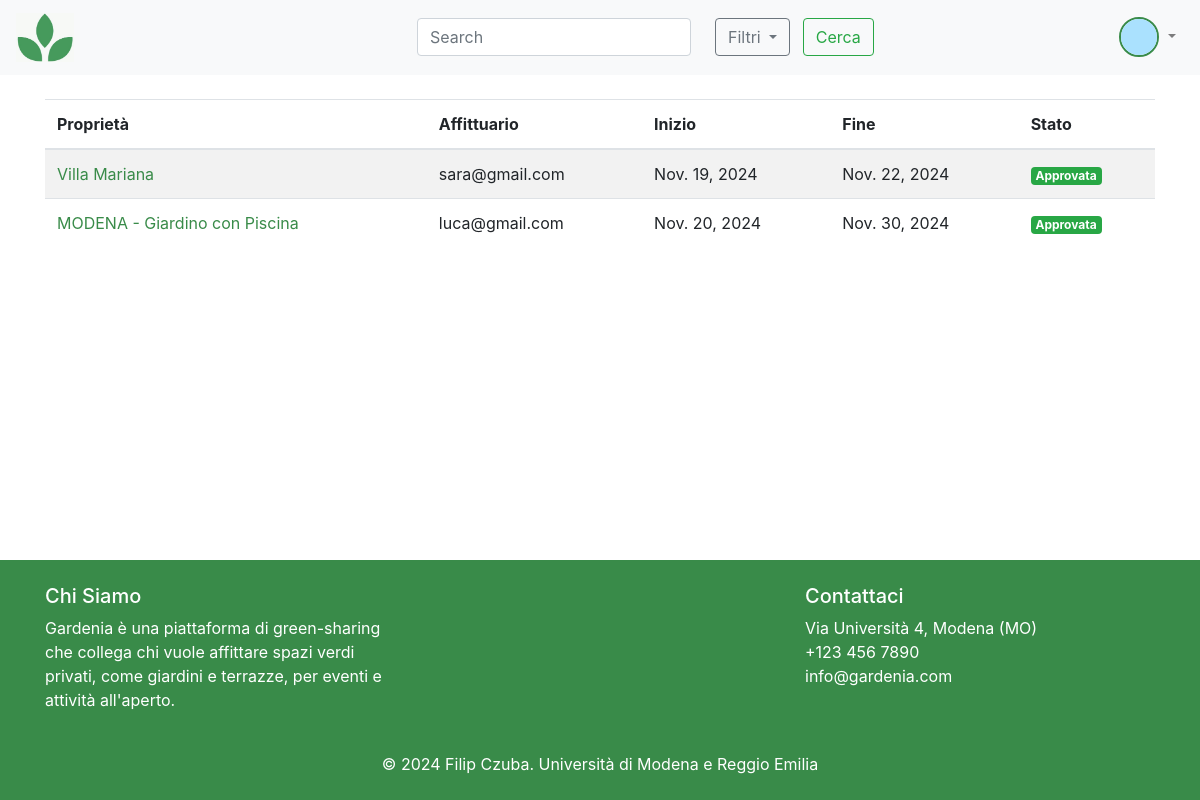
/landlord/rent-requests/ (signed in), run on the app's committed database.
### accounts/models.py (models this page shows, shortened)
class CustomUser(AbstractUser):
    USER_TYPE_CHOICES = [
        ('landlord', 'Landlord'),
        ('renter', 'Renter'),
    ]
    username = None
    name = models.CharField(max_length=30, blank=True)
    surname = models.CharField(max_length=30, blank=True)
    user_type = models.CharField(max_length=10, choices=USER_TYPE_CHOICES, default='renter')
    address = models.CharField(max_length=255, blank=True)
    description = models.CharField(max_length=400, null=True, blank=True)
    phone_number = models.CharField(max_length=20, blank=True)
    profile_picture = models.ImageField(upload_to=user_profile_directory_path, default='assets/default_user.png')
    email = models.EmailField(unique=True)
    objects = CustomUserManager()
    EMAIL_FIELD = 'email'
    USERNAME_FIELD = 'email'
    REQUIRED_FIELDS = ['name', 'surname', 'user_type']  # Fields required during user creation
    groups = models.ManyToManyField(
        'auth.Group',
        related_name='customuser_set',
        blank=True,
        help_text='The groups this user belongs to.',
        verbose_name='groups'
    )
    user_permissions = models.ManyToManyField(
        'auth.Permission',
        related_name='customuser_set',
        blank=True,
        help_text='Specific permissions for this user.',
        verbose_name='user permissions'
    )

### posts/models.py (models this page shows, shortened)
class RentRequest(models.Model):
    STATUS_CHOICES = [
        ('pending', 'Pending'),
        ('approved', 'Approved'),
        ('rejected', 'Rejected'),
    ]
    post = models.ForeignKey(Post, on_delete=models.CASCADE, related_name='rent_requests')
    renter = models.ForeignKey(settings.AUTH_USER_MODEL, on_delete=models.CASCADE)
    start_date = models.DateField()
    end_date = models.DateField()
    status = models.CharField(max_length=10, choices=STATUS_CHOICES, default='pending')

class Post(models.Model):
    title = models.CharField(max_length=100)
    description = models.TextField()
    address = models.CharField(max_length=255)
    landlord = models.ForeignKey(settings.AUTH_USER_MODEL, on_delete=models.CASCADE)
    wifi = models.BooleanField(default=False)
    bathroom = models.BooleanField(default=False)
    bbq = models.BooleanField(default=False)
    pool = models.BooleanField(default=False)
    kid_friendly = models.BooleanField(default=False)
    parking = models.BooleanField(default=False)
    electricity = models.BooleanField(default=False)
    max_people = models.PositiveIntegerField(default=20)  # Default 20
    price_per_person = models.DecimalField(max_digits=10, decimal_places=2, null=False,default=100)
    image = models.ImageField(upload_to='posts/', default='assets/logo_greyscale.png')
    created_at = models.DateTimeField(auto_now_add=True)
    updated_at = models.DateTimeField(auto_now=True)

### posts/views.py (the view)
# urls.py: path('landlord/rent-requests/', LandlordRentRequestsView.as_view(), name='landlord_rent_requests'),
class LandlordRentRequestsView(LoginRequiredMixin, UserPassesTestMixin, ListView):
    model = RentRequest
    template_name = 'posts/landlord_rent_requests.html'
    context_object_name = 'rent_requests'
    def get_queryset(self):
        return RentRequest.objects.filter(post__landlord=self.request.user)
    def test_func(self):
        return self.request.user.user_type == 'landlord'

### posts/templates/posts/landlord_rent_requests.html (shortened to what this page needs)
{% extends 'basebs.html' %}
{% block content %}
    <div class="container mt-4">
        {% if rent_requests %}
            <table class="table table-striped">
                <thead>
                    <tr>
                        <th>Proprietà</th>
                        <th>Affittuario</th>
                        <th>Inizio</th>
                        <th>Fine</th>
                        <th>Stato</th>
                    </tr>
                </thead>
                <tbody>
                    {% for request in rent_requests %}
                        <tr>
                            <td><a href={% url 'post_detail' request.post.pk%} style="color: #398b49;">{{ request.post.title }}</a></td>
                            <td>{{ request.renter.email }}</td>
                            <td>{{ request.start_date }}</td>
                            <td>{{ request.end_date }}</td>
                            <td>
                                {% if request.status == 'pending' %}
                                    <a href="{% url 'approve_rent_request' request.pk %}" class="btn btn-success btn-sm">Accetta</a>
                                    <a href="{% url 'reject_rent_request' request.pk %}" class="btn btn-danger btn-sm">Rifiuta</a>
                                {% else %}
                                   {% if request.status == 'pending' %}
                                    <span class="badge badge-warning">In attesa</span>
                                {% elif request.status == 'approved' %}
                                    <span class="badge badge-success">Approvata</span>
                                {% elif request.status == 'rejected' %}
                                    <span class="badge badge-danger">Rifiutata</span>
                                {% endif %}
                                {% endif %}
                            </td>
                        </tr>
                    {% endfor %}
                </tbody>
            </table>
        {% else %}
            <p>Non è ancora presente alcuna richiesta!</p>
        {% endif %}
    </div>
{% endblock %}

### templates/basebs.html (shortened to what this page needs)
<!DOCTYPE html>
<html lang="en">
<head>
    {% block head %}
        <link rel="stylesheet" href="https://cdn.jsdelivr.net/npm/bootstrap@4.6.1/dist/css/bootstrap.min.css">
    {% endblock %}
    {% load crispy_forms_tags %}
    {% load static %}
</head>
<body>
<header class="top-bar">
    <nav class="navbar navbar-expand-lg navbar-light bg-light">
        <a class="navbar-brand" href="{% url 'home' %}">
            <img src="{% static 'assets/logo.png' %}" alt="logo" style="width: 15%; height: auto;">
        </a>
        <form class="form-inline my-2 my-lg-0" method="GET" action="{% url 'home' %}">
            <input class="form-control mr-sm-2" type="search" name="q" placeholder="Search" aria-label="Search" value="{{ request.GET.q }}">
            <div class="dropdown ml-3">
                <button class="btn btn-outline-secondary dropdown-toggle" type="button" id="filterDropdown" data-toggle="dropdown" aria-haspopup="true" aria-expanded="false">
                    Filtri
                </button>
                        <button type="submit" class="btn btn-outline-success mx-2">Cerca</button>
                    </form>
        <div class="ml-auto">
            {% if user.is_authenticated %}
            <ul class="navbar-nav">
                <li class="nav-item dropdown">
                    <a class="nav-link dropdown-toggle" href="#" id="navbarDropdown" role="button" data-toggle="dropdown" aria-haspopup="true" aria-expanded="false">
                        <img src="{% if user.profile_picture %}{{ user.profile_picture.url }}{% else %}{% static 'assets/default_user.png' %}{% endif %}" alt="User Profile" class="rounded-circle" style="width: 40px; height: 40px; border: 2px solid #398b49;">
                    </a>
                </li>
            </ul>
            {% else %}
            <a class="btn btn-outline-success my-2 my-sm-0" href="{% url 'login' %}">Login</a>
            <a class="btn btn-outline-secondary my-2 my-sm-0" href="{% url 'register' %}">Registrati</a>
            {% endif %}
        </div>
    </nav>
</header>
    <main>
        {% block content %}
        {% endblock %}
    </main>
    <footer class="text-white py-4">
        <div class="container">
            <div class="row">
                <div class="col-md-4">
                    <h5>Chi Siamo</h5>
                    <p>Gardenia è una piattaforma di green-sharing che collega chi vuole affittare spazi verdi privati, come giardini e terrazze, per eventi e attività all'aperto.</p>
                </div>
                <div class="col-md-4"></div>
                <div class="col-md-4">
                    <h5>Contattaci</h5>
                    <ul class="list-unstyled">
                        <li>Via Università 4, Modena (MO) </li>
                        <li> <a href="tel:+1234567890" class="text-white">+123 456 7890</a></li>
                        <li> <a href="mailto:info@example.com" class="text-white">info@gardenia.com</a></li>
                    </ul>
                </div>
            </div>
            <div class="text-center mt-4">
                <p class="mb-0">&copy; 2024 Filip Czuba. Università di Modena e Reggio Emilia</p>
            </div>
        </div>
    </footer>
</body>
</html>

### templates/basebs.html (style rules this page uses)
html, body { height: 100%; }
body { display: flex; flex-direction: column; }
main { flex: 1; }
footer { background-color: #398b49; color: white; }

### data on the page
CustomUser: profile_picture (picture)
RentRequest: post "Villa Mariana", renter.email "sara@gmail.com", start_date "Nov. 19, 2024", end_date "Nov. 22, 2024", status "Approvata"
RentRequest: post "MODENA - Giardino con Piscina", renter.email "luca@gmail.com", start_date "Nov. 20, 2024", end_date "Nov. 30, 2024", status "Approvata"
